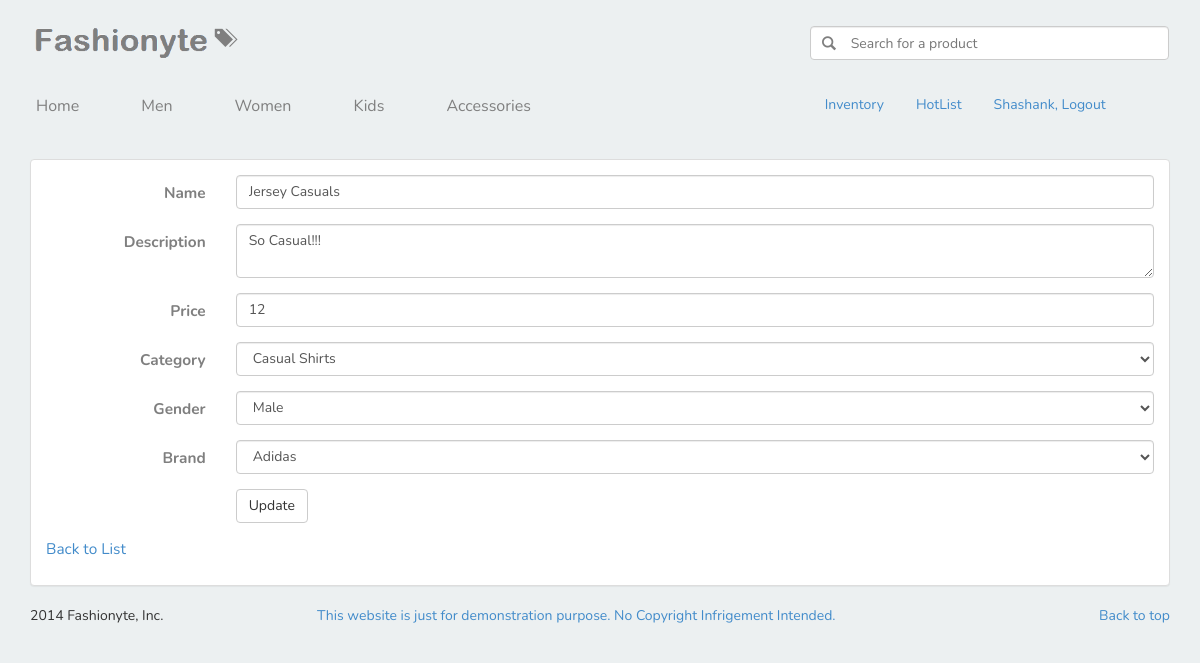
The app's page /admin-inventory-edit.php?id=2 (signed in) with its own data.
### tables this page shows
CREATE TABLE IF NOT EXISTS `Items` (
  `id` INT NOT NULL AUTO_INCREMENT,
  `name` VARCHAR(45) NULL,
  `description` TEXT(1000) NULL,
  `price` FLOAT NULL,
  `added_at` DATETIME NOT NULL,
  `Categories_id` INT NOT NULL,
  `gender` VARCHAR(45) NULL,
  `Brands_id` INT NOT NULL,
  PRIMARY KEY (`id`, `Categories_id`, `Brands_id`),
  INDEX `fk_Items_Categories1_idx` (`Categories_id` ASC),
  INDEX `fk_Items_Brands1_idx` (`Brands_id` ASC),
  CONSTRAINT `fk_Items_Categories1`
    FOREIGN KEY (`Categories_id`)
    REFERENCES `Categories` (`id`)
    ON DELETE NO ACTION
    ON UPDATE NO ACTION,
  CONSTRAINT `fk_Items_Brands1`
    FOREIGN KEY (`Brands_id`)
    REFERENCES `Brands` (`id`)
    ON DELETE NO ACTION
    ON UPDATE NO ACTION);

CREATE TABLE IF NOT EXISTS `Categories` (
  `id` INT NOT NULL AUTO_INCREMENT,
  `name` VARCHAR(45) NULL,
  PRIMARY KEY (`id`));

CREATE TABLE IF NOT EXISTS `Brands` (
  `id` INT NOT NULL AUTO_INCREMENT,
  `name` VARCHAR(45) NULL,
  PRIMARY KEY (`id`));

### admin-inventory-edit.php (the view, shortened to what this page needs)
<?php
$item_id = $_GET["id"];
$query = "
SELECT A.id, A.name as Name,A.description , A.price as Price, A.categories_id, A.brands_id
FROM shopping.Items as A
WHERE A.id = ".$item_id.";
";
$result = mysql_query($query) or die('Submit Failed.  Return to <a href="main.php">Main</a>.  ');
$item = mysql_fetch_row($result);
$query = "
SELECT id,name FROM shopping.Categories;
";
$result = mysql_query($query) or die('Submit Failed.  Return to <a href="main.php">Main</a>.  ');
$categories_options = "";
while( $row = mysql_fetch_array($result, MYSQL_NUM)) {
	$selected = "";
	if($row[0] == $item[4]){
		$selected = "selected";
	}
	$categories_options = $categories_options . "<option value='". $row[0] . "' $selected>". $row[1] . "</option>" ;
}
$query = "
SELECT id,name FROM shopping.Brands;
";
$result = mysql_query($query) or die('Submit Failed.  Return to <a href="main.php">Main</a>.  ');
$brands_options = "";
while( $row = mysql_fetch_array($result, MYSQL_NUM)) {
	$selected = "";
	if($row[0] == $item[5]){
		$selected = "selected";
	}
	$brands_options = $brands_options . "<option value='". $row[0] . "' $selected>". $row[1] . "</option>" ;
}
?>
<!DOCTYPE html>
<html lang="en">
	<head>
	</head>
	<body>
		<?php include "layout-header.php" ?>
		<div class="container">
			<div class="starter-template">
				<div class="panel panel-default">
					<div class="panel-body">
						<form action="admin-inventory-update.php" class="form-horizontal" method="post" role="form">
							<div class="form-group">
								<label class="col-sm-2 control-label" for="edit_item_name">Name</label>
								<div class="col-sm-10">
									<input class="form-control" id="edit_item_name" name="item[name]" placeholder="name" type="text" value="<?php echo $item[1]; ?>">
								</div>
							</div>
							<div class="form-group">
								<label class="col-sm-2 control-label" for="edit_item_description">Description</label>
								<div class="col-sm-10">
									<textarea class="form-control" id="edit_item_description" name="item[description]"><?php echo $item[2]; ?></textarea>
								</div>
							</div>
							<div class="form-group">
								<label class="col-sm-2 control-label" for="edit_item_price">Price</label>
								<div class="col-sm-10">
									<input class="form-control" id="edit_item_price" name="item[price]" type="number" value="<?php echo $item[3]; ?>">
								</div>
							</div>
							<div class="form-group">
								<label class="col-sm-2 control-label" for="edit_item_category_id">Category</label>
								<div class="col-sm-10">
									<select class="form-control" id="edit_item_category_id" name="item[categories_id]">
										<?php echo $categories_options; ?>
									</select>
								</div>
							</div>
							<div class="form-group">
								<label class="col-sm-2 control-label" for="edit_item_gender">Gender</label>
								<div class="col-sm-10">
									<select class="form-control" id="edit_item_gender" name="item[gender]">
										<option value="male">Male</option>
									</select>
								</div>
							</div>
							<div class="form-group">
								<label class="col-sm-2 control-label" for="edit_item_brand_id">Brand</label>
								<div class="col-sm-10">
									<select class="form-control" id="edit_item_brand_id" name="item[brands_id]">
										<?php echo $brands_options; ?>
									</select>
								</div>
							</div>
							<div class="form-group">
								<div class="col-sm-offset-2 col-sm-10">
									<button class="btn btn-default" type="submit">Update</button>
								</div>
							</div>
						</form>
						<p>
							<a href="admin-inventory-list.php">Back to List</a>
						</p>
					</div>
				</div>
			</div>
		</div>
	</body>
</html>

### css/custom.css (style rules this page uses)
body { font-family: 'Nunito', sans-serif; background-color: #ECF0F1; }
.panel-body { color:#7F7F7F; font-size: 1.1em; }

### records on screen
items: name "Jersey Casuals", description "So Casual!!!", price "12"
categories: name "Casual Shirts"
brands: name "Adidas"

### other values on screen
$_SESSION['user_fname'] "Shashank"
